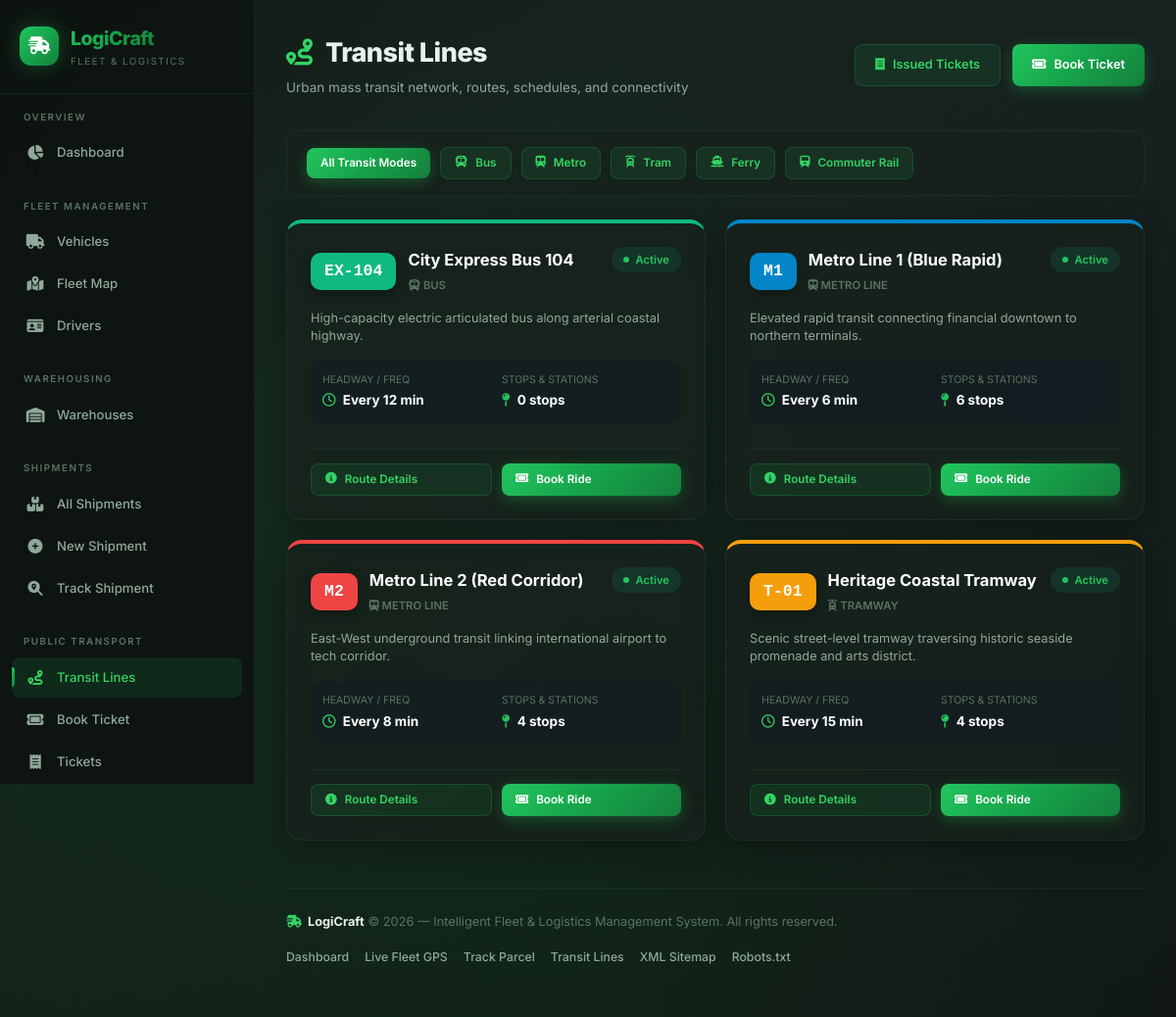
/transport/, run on the app's committed database.
### transport/models.py (models this page shows, shortened)
class TransportLine(models.Model):
    TYPE_CHOICES = [
        ('bus', 'Bus'),
        ('metro', 'Metro'),
        ('tram', 'Tram'),
        ('ferry', 'Ferry'),
        ('rail', 'Commuter Rail'),
    ]
    name = models.CharField(max_length=100)
    line_number = models.CharField(max_length=10, unique=True)
    line_type = models.CharField(max_length=20, choices=TYPE_CHOICES, default='bus')
    color_code = models.CharField(max_length=7, default='#0ea5e9', help_text='Hex color code')
    frequency_minutes = models.PositiveIntegerField(default=15, help_text='Average frequency in minutes')
    is_active = models.BooleanField(default=True)
    description = models.TextField(blank=True)
    class Meta:
        ordering = ['line_number']

### transport/views.py (the view)
# urls.py: path('', views.line_list, name='line_list'),
def line_list(request):
    type_filter = request.GET.get('type', '')
    lines = TransportLine.objects.filter(is_active=True)
    if type_filter:
        lines = lines.filter(line_type=type_filter)
    context = {
        'lines': lines,
        'type_filter': type_filter,
        'type_choices': TransportLine.TYPE_CHOICES,
    }
    return render(request, 'transport/line_list.html', context)

### templates/transport/line_list.html (shortened to what this page needs)
{% extends 'base.html' %}
{% block content %}
<div class="page-header">
    <div class="page-header-actions">
        <div>
            <h1><i class="fas fa-route" style="color: var(--accent-blue); margin-right: 8px;"></i> Transit Lines</h1>
            <p>Urban mass transit network, routes, schedules, and connectivity</p>
        </div>
        <div style="display: flex; gap: 12px;">
            <a href="{% url 'transport:ticket_list' %}" class="btn btn-secondary"><i class="fas fa-receipt"></i> Issued Tickets</a>
            <a href="{% url 'transport:book_ticket' %}" class="btn btn-primary"><i class="fas fa-ticket"></i> Book Ticket</a>
        </div>
    </div>
</div>
<div class="filter-bar" style="display: flex; gap: 10px; flex-wrap: wrap; margin-bottom: 24px;">
    <a href="{% url 'transport:line_list' %}" class="btn {% if not type_filter %}btn-primary{% else %}btn-secondary{% endif %} btn-sm">
        All Transit Modes
    </a>
    {% for val, label in type_choices %}
    <a href="{% url 'transport:line_list' %}?type={{ val }}" class="btn {% if type_filter == val %}btn-primary{% else %}btn-secondary{% endif %} btn-sm">
        {% if val == 'bus' %}<i class="fas fa-bus"></i>
        {% elif val == 'metro' %}<i class="fas fa-subway"></i>
        {% elif val == 'tram' %}<i class="fas fa-train-tram"></i>
        {% elif val == 'ferry' %}<i class="fas fa-ship"></i>
        {% elif val == 'rail' %}<i class="fas fa-train"></i>
        {% endif %}
        {{ label }}
    </a>
    {% endfor %}
</div>
<div style="display: grid; grid-template-columns: repeat(auto-fill, minmax(320px, 1fr)); gap: 20px;">
    {% for line in lines %}
    <div class="card" style="border-radius: 16px; border-top: 4px solid {{ line.color_code }}; display: flex; flex-direction: column; justify-content: space-between; transition: transform 0.2s, box-shadow 0.2s;" onmouseover="this.style.transform='translateY(-4px)'" onmouseout="this.style.transform='translateY(0)'">
        <div>
            <div style="display: flex; justify-content: space-between; align-items: flex-start; margin-bottom: 14px;">
                <div style="display: flex; align-items: center; gap: 12px;">
                    <div style="background: {{ line.color_code }}; color: #fff; font-weight: 800; font-size: 1.1rem; padding: 6px 14px; border-radius: 10px; box-shadow: 0 4px 12px rgba(0,0,0,0.3); font-family: monospace;">
                        {{ line.line_number }}
                    </div>
                    <div>
                        <h3 style="font-size: 1.1rem; font-weight: 700; color: #fff; margin: 0;">{{ line.name }}</h3>
                        <span style="font-size: 0.75rem; text-transform: uppercase; color: var(--text-muted); font-weight: 600;">
                            {% if line.line_type == 'bus' %}<i class="fas fa-bus"></i> Bus
                            {% elif line.line_type == 'metro' %}<i class="fas fa-subway"></i> Metro Line
                            {% elif line.line_type == 'tram' %}<i class="fas fa-train-tram"></i> Tramway
                            {% elif line.line_type == 'ferry' %}<i class="fas fa-ship"></i> Waterway Ferry
                            {% elif line.line_type == 'rail' %}<i class="fas fa-train"></i> Commuter Rail
                            {% endif %}
                        </span>
                    </div>
                </div>
                <span class="badge badge-active" style="font-size: 0.75rem;">Active</span>
            </div>
            {% if line.description %}
            <p style="font-size: 0.85rem; color: var(--text-secondary); margin-bottom: 16px; line-height: 1.4;">
                {{ line.description|truncatewords:20 }}
            </p>
            {% endif %}
            <div style="display: grid; grid-template-columns: 1fr 1fr; gap: 12px; margin-bottom: 16px; background: rgba(15, 23, 42, 0.4); padding: 12px; border-radius: 10px;">
                <div>
                    <div style="font-size: 0.7rem; color: var(--text-muted); text-transform: uppercase;">Headway / Freq</div>
                    <div style="font-size: 0.9rem; font-weight: 700; color: #fff; margin-top: 2px;">
                        <i class="far fa-clock" style="color: var(--accent-blue); margin-right: 4px;"></i> Every {{ line.frequency_minutes }} min
                    </div>
                </div>
                <div>
                    <div style="font-size: 0.7rem; color: var(--text-muted); text-transform: uppercase;">Stops & Stations</div>
                    <div style="font-size: 0.9rem; font-weight: 700; color: #fff; margin-top: 2px;">
                        <i class="fas fa-map-pin" style="color: var(--accent-teal); margin-right: 4px;"></i> {{ line.line_stops.count }} stops
                    </div>
                </div>
            </div>
        </div>
        <div style="display: flex; gap: 10px; border-top: 1px solid var(--border-color); padding-top: 14px; margin-top: 10px;">
            <a href="{% url 'transport:line_detail' pk=line.pk %}" class="btn btn-secondary btn-sm" style="flex: 1; text-align: center;">
                <i class="fas fa-circle-info"></i> Route Details
            </a>
            <a href="{% url 'transport:book_ticket' %}?line={{ line.pk }}" class="btn btn-primary btn-sm" style="flex: 1; text-align: center;">
                <i class="fas fa-ticket"></i> Book Ride
            </a>
        </div>
    </div>
    {% endfor %}
</div>
{% endblock %}

### static/css/style.css (style rules this page uses)
:root { --bg-primary: #111614; --bg-secondary: #181f1c; --bg-card: rgba(24, 34, 28, 0.7); --bg-card-hover: rgba(30, 44, 35, 0.85); --bg-sidebar: rgba(14, 20, 17, 0.96); --bg-input: rgba(24, 34, 28, 0.85); --border-color: rgba(46, 125, 72, 0.18); --border-glow: rgba(52, 211, 100, 0.35); --text-primary: #eaf1ec; --text-secondary: #8fa898; --text-muted: #5a7362; --accent-blue: #34d364; --accent-cyan: #2ec87a; --accent-teal: #22c55e; --accent-purple: #a78bfa; --accent-pink: #f472b6; --accent-orange: #fb923c; --gradient-primary: linear-gradient(135deg, #22c55e, #16a34a, #15803d); --gradient-hero: linear-gradient(135deg, #111614 0%, #14201a 30%, #111c16 70%, #111614 100%); --gradient-card: linear-gradient(135deg, rgba(34, 197, 94, 0.08), rgba(22, 163, 74, 0.04)); --success: #22c55e; --warning: #eab308; --danger: #ef4444; --info: #38bdf8; --shadow-card: 0 4px 30px rgba(0, 0, 0, 0.35); --shadow-glow: 0 0 30px rgba(34, 197, 94, 0.15); --shadow-elevated: 0 20px 60px rgba(0, 0, 0, 0.45); --radius-sm: 8px; --radius-md: 12px; --radius-lg: 16px; --radius-xl: 24px; --sidebar-width: 260px; --header-height: 0px; --transition-fast: 0.15s ease; --transition-normal: 0.3s ease; --transition-slow: 0.5s ease; }
*, *::before, *::after { margin: 0; padding: 0; box-sizing: border-box; }
html { font-size: 15px; scroll-behavior: smooth; }
body { font-family: 'Inter', -apple-system, BlinkMacSystemFont, 'Segoe UI', sans-serif; background: var(--bg-primary); color: var(--text-primary); line-height: 1.6; min-height: 100vh; overflow-x: hidden; -webkit-font-smoothing: antialiased; }
body::before { content: ''; position: fixed; top: 0; left: 0; width: 100%; height: 100%; background: var(--gradient-hero); z-index: -2; }
body::after { content: ''; position: fixed; top: -50%; left: -50%; width: 200%; height: 200%; background: radial-gradient(ellipse at 20% 50%, rgba(34, 197, 94, 0.06) 0%, transparent 50%), radial-gradient(ellipse at 80% 20%, rgba(167, 139, 250, 0.04) 0%, transparent 50%), radial-gradient(ellipse at 50% 80%, rgba(22, 163, 74, 0.05) 0%, transparent 50%); z-index: -1; animation: bgShift 30s ease-in-out infinite alternate; }
.page-header { margin-bottom: 32px; }
.page-header h1 { font-size: 1.8rem; font-weight: 800; letter-spacing: -0.5px; margin-bottom: 4px; }
.page-header p { color: var(--text-secondary); font-size: 0.9rem; }
.page-header-actions { display: flex; justify-content: space-between; align-items: center; flex-wrap: wrap; gap: 16px; }
.card { background: var(--bg-card); border: 1px solid var(--border-color); border-radius: var(--radius-lg); padding: 24px; backdrop-filter: blur(12px); -webkit-backdrop-filter: blur(12px); box-shadow: var(--shadow-card); transition: all var(--transition-normal); }
.badge { display: inline-flex; align-items: center; gap: 6px; padding: 4px 12px; border-radius: 20px; font-size: 0.75rem; font-weight: 600; white-space: nowrap; }
.badge::before { content: ''; width: 6px; height: 6px; border-radius: 50%; }
.badge-active, .badge-delivered { background: rgba(16, 185, 129, 0.12); color: var(--success); }
.badge-active::before, .badge-delivered::before { background: var(--success); animation: pulse-dot 2s infinite; }
.btn { display: inline-flex; align-items: center; gap: 8px; padding: 10px 20px; border-radius: var(--radius-sm); font-size: 0.85rem; font-weight: 600; font-family: 'Inter', sans-serif; text-decoration: none; border: none; cursor: pointer; transition: all var(--transition-fast); white-space: nowrap; }
.btn-primary { background: var(--gradient-primary); color: white; box-shadow: 0 4px 15px rgba(34, 197, 94, 0.3); }
.btn-secondary { background: rgba(34, 197, 94, 0.1); color: var(--accent-blue); border: 1px solid rgba(34, 197, 94, 0.2); }
.btn-sm { padding: 6px 14px; font-size: 0.78rem; }
.filter-bar { display: flex; gap: 12px; align-items: center; flex-wrap: wrap; margin-bottom: 24px; padding: 16px 20px; background: var(--bg-card); border: 1px solid var(--border-color); border-radius: var(--radius-md); backdrop-filter: blur(12px); }
a { color: var(--accent-blue); text-decoration: none; transition: color var(--transition-fast); }

### data on the page
TransportLine: line_number "EX-104", name "City Express Bus 104", line_type "bus" (drawn), description "High-capacity electric articulated bus along arterial coastal highway.", frequency_minutes "12", line_stops.count "0"
TransportLine: line_number "M1", name "Metro Line 1 (Blue Rapid)", line_type "metro" (drawn), description "Elevated rapid transit connecting financial downtown to northern terminals.", frequency_minutes "6", line_stops.count "6"
TransportLine: line_number "M2", name "Metro Line 2 (Red Corridor)", line_type "metro" (drawn), description "East-West underground transit linking international airport to tech corridor.", frequency_minutes "8", line_stops.count "4"
TransportLine: line_number "T-01", name "Heritage Coastal Tramway", line_type "tram" (drawn), description "Scenic street-level tramway traversing historic seaside promenade and arts district.", frequency_minutes "15", line_stops.count "4"

### other printed values
{{ label }} "Bus" "Metro" "Tram" "Ferry" "Commuter Rail"
